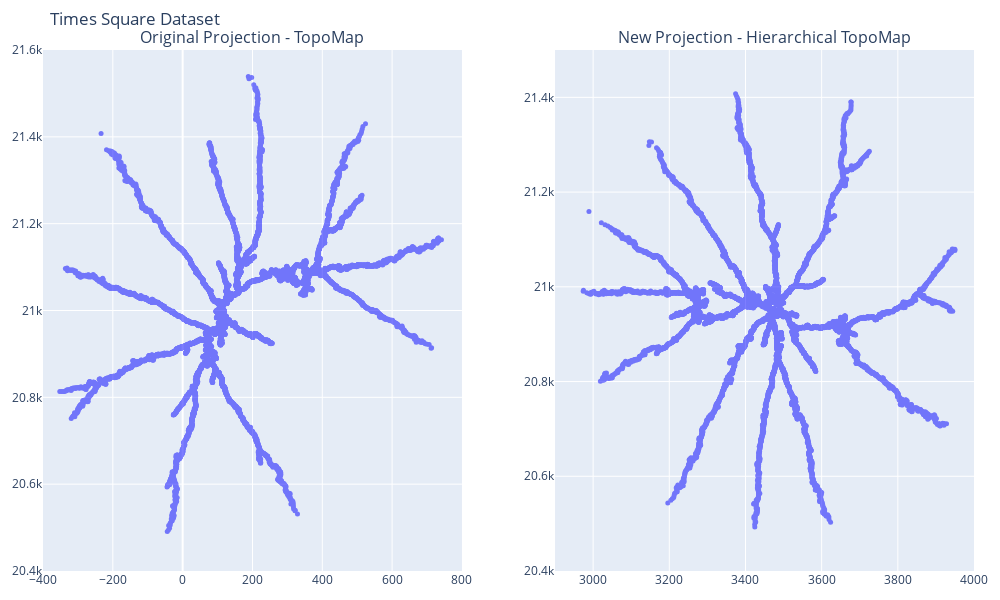

This figure's notebook cell:
### Code cell
fig = plot_topomap_comparison_plotly(proj_topomap_times, proj_topomap_ml_times)
fig.update_layout(height=600, width=1000, title='Times Square Dataset', 
                  xaxis=dict(range=[-400, 800],showticklabels=True), 
                  yaxis=dict(range=[20400,21600],showticklabels=True),
                  xaxis2=dict(range=[2900, 4000],showticklabels=True), 
                  yaxis2=dict(range=[20400,21500],showticklabels=True))
fig.show()

### Figure 1 — Plotly figure (JSON) as saved in the notebook; plotly's stock layout.template omitted (floating-point values rounded to 4 significant figures; data arrays with more than 128 entries replaced by an {"elided": "..."} marker saying what was removed)
{"data": [{"marker": {"color": "Blue", "size": 5}, "mode": "markers", "opacity": 0.5, "type": "scatter", "x": {"elided": "17520 float values"}, "xaxis": "x", "y": {"elided": "17520 float values"}, "yaxis": "y"}, {"marker": {"color": "Blue", "size": 5}, "mode": "markers", "opacity": 0.5, "type": "scatter", "x": {"elided": "17520 float values"}, "xaxis": "x2", "y": {"elided": "17520 float values"}, "yaxis": "y2"}], "layout": {"annotations": [{"font": {"size": 16}, "showarrow": false, "text": "Original Projection - TopoMap", "x": 0.225, "xanchor": "center", "xref": "paper", "y": 1, "yanchor": "bottom", "yref": "paper"}, {"font": {"size": 16}, "showarrow": false, "text": "New Projection - Hierarchical TopoMap", "x": 0.775, "xanchor": "center", "xref": "paper", "y": 1, "yanchor": "bottom", "yref": "paper"}], "height": 600, "margin": {"b": 25, "l": 25, "r": 25, "t": 50}, "showlegend": false, "title": {"text": "Times Square Dataset"}, "width": 1000, "xaxis": {"anchor": "y", "domain": [0, 0.45], "range": [-400, 800], "showticklabels": true}, "xaxis2": {"anchor": "y2", "domain": [0.55, 1], "range": [2900, 4000], "showticklabels": true}, "yaxis": {"anchor": "x", "domain": [0, 1], "range": [20400, 21600], "showticklabels": true}, "yaxis2": {"anchor": "x2", "domain": [0, 1], "range": [20400, 21500], "showticklabels": true}}}
